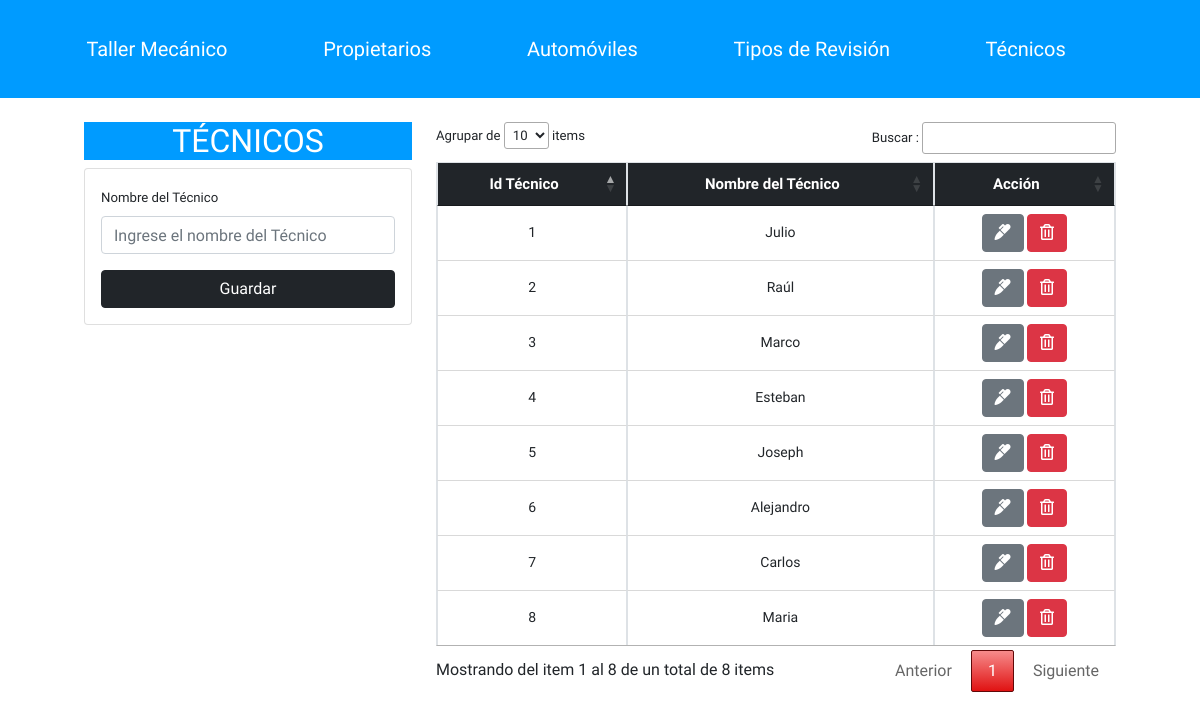
The app's page /taller_mecanico/tecnico.php with its own data.
### tables this page shows
CREATE TABLE IF NOT EXISTS `tecnicos` (
  `IdTecnico` int(11) NOT NULL AUTO_INCREMENT,
  `Nombre_Tecnico` varchar(100) NOT NULL,
  PRIMARY KEY (`IdTecnico`)
);

### taller_mecanico/tecnico.php (the view, shortened to what this page needs)
<?php
include("db.php");
include("Includes/header.php");
?>
<div class="container p-4">
    <div class="row">
        <div class="col-md-4">
 <div class="titulo">
        <center><h2>T&Eacute;CNICOS</h2></center></div>
            <div class="card card-body">
                <form action="save_register.php" method = "POST">
                    <div class="form-group">
                        <label>Nombre del T&eacute;cnico</label>
                        <input type = "text" name="Nombre_Tecnico" required pattern="[a-z A-Z á-ú-ñ Á-Ú-Ñ]+" class = "form-control"
                        placeholder = "Ingrese el nombre del T&eacute;cnico">
                    </div>
                    <input type="submit" class = "btn btn-dark btn-block"
                    name = "Guardar_Tecnico" value = "Guardar">
                </form>
            </div>
        </div>
        <div class="col-md-8">
            <table id = "tabla" class = "table table-bordered row-border">
                <thead class = "btn-dark">
                    <tr>
                        <th>Id T&eacute;cnico</th>
                        <th>Nombre del T&eacute;cnico</th>
                        <th>Acci&oacute;n</th>
                    </tr>
                </thead>
                <tbody>
                    <?php
                    $query = "SELECT * FROM taller_mecanico.tecnicos ";
                    $result_taller = mysqli_query($conn,$query);
                    while($row = mysqli_fetch_array($result_taller)){?>
                        <tr>
                        <td><?php echo $row['IdTecnico'] ?></td>
                        <td><?php echo $row['Nombre_Tecnico'] ?></td>
                            <td>
                                <a href="edit.php?id_Edit_Tecnico=<?php echo $row['IdTecnico']?>" class = "btn btn-secondary">
                                    <i class = "fas fa-marker"></i>
                                </a>
                                <a href="delete_register.php?id_Del_Tecnico=<?php echo $row['IdTecnico']?>" class = "btn btn-danger">
                                    <i class = "far fa-trash-alt"></i>
                                </a>
                            </td>
                        </tr>
                   <?php }?>
                </tbody>
            </table>
        </div>
    </div>
</div>
<?php include("Includes/footer.php")?>

### taller_mecanico/estilos.css (style rules this page uses)
* { margin: 0; box-sizing: border-box; padding: 0; }
body { font-family: 'Andada Pro', serif; background-color: #ffffff; }
a { color: #ffffff; text-decoration: #ffffff; list-style: none; }
.table.table-bordered th { text-align: center; color: #fff; font-size: 15px; }
.table.table-bordered td { background-color: #fff; text-align: center; vertical-align: 18px; font-size: 14px; }
.container { width: 90%; margin: auto; }
.titulo { background: #009BFF; color: #fff; }

### records on screen
tecnicos: IdTecnico "1", Nombre_Tecnico "Julio"
tecnicos: IdTecnico "2", Nombre_Tecnico "Raúl"
tecnicos: IdTecnico "3", Nombre_Tecnico "Marco"
tecnicos: IdTecnico "4", Nombre_Tecnico "Esteban"
tecnicos: IdTecnico "5", Nombre_Tecnico "Joseph"
tecnicos: IdTecnico "6", Nombre_Tecnico "Alejandro"
tecnicos: IdTecnico "7", Nombre_Tecnico "Carlos"
tecnicos: IdTecnico "8", Nombre_Tecnico "Maria"
